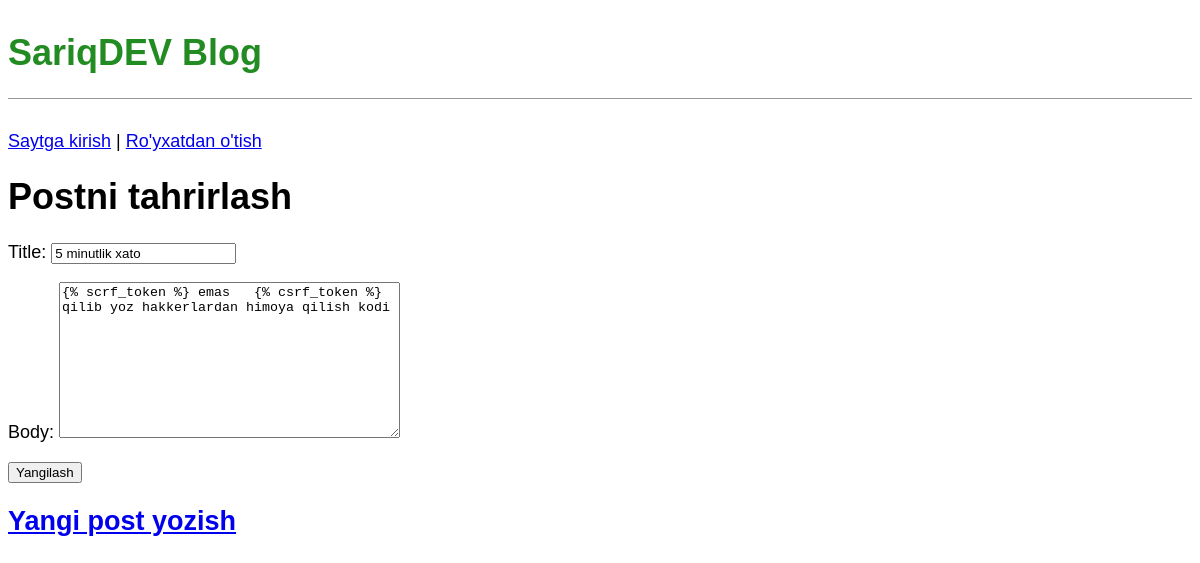
/post/11/edit, run on the app's committed database.
### blog/models.py (models this page shows, shortened)
class Post(models.Model):
    title = models.CharField(max_length=200)
    author = models.ForeignKey(
        'auth.User',
        on_delete=models.CASCADE,
    )
    body = models.TextField()

### blog/views.py (the view)
# urls.py: path('post/<int:pk>/edit', BlogUpdateView.as_view(), name='post_edit'),
class BlogUpdateView(UpdateView):
    model = Post
    template_name = 'post_edit.html'
    fields = ['title', 'body']

### templates/post_edit.html
{% extends 'base.html' %}
{% block content %}
  <h1>Postni tahrirlash</h1>
  <form action="" method="post">{% csrf_token %}
      {{ form.as_p }}
      <input type="submit" value="Yangilash">
  </form>
{% endblock content %}

### static/css/base.css (style rules this page uses)
body { font-family: 'Noto Sans JP', sans-serif; font-size: 18px; }

### data on the page
Post: title "5 minutlik xato", body "{% scrf_token %} emas {% csrf_token %} qilib yoz hakkerlardan himoya qilish kodi"
